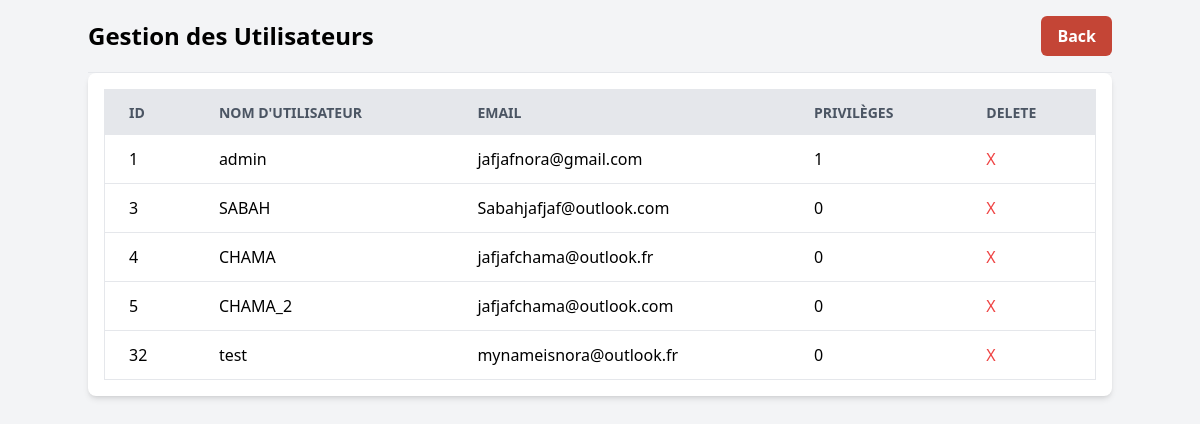
Before: /admin/admin_users_manager with the older database file.
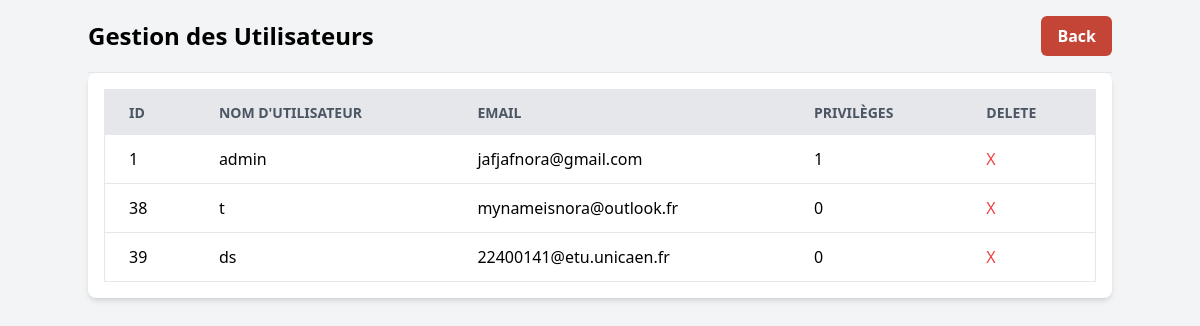
After: the same page with the newer database file.
### tables this page shows
CREATE TABLE users (
    id INTEGER PRIMARY KEY AUTOINCREMENT,
    username TEXT UNIQUE NOT NULL,
    password TEXT NOT NULL,
    email TEXT UNIQUE,              
    is_admin INTEGER DEFAULT 0       
);

### routes/admin.py (the view)
@admin_blueprint.route("/admin_users_manager")
def gestion_users():
    users = db_manager.get_users()
    return render_template('admin_users_manager.html', users=users)

### managers/database_manager.py (called while the page is built)
    def _connect(self):
        return sqlite3.connect(self.db_path)

    def get_users(self):
        conn = self._connect()
        cursor = conn.cursor()
        cursor.execute('SELECT id, username, email, is_admin FROM users')
        users = cursor.fetchall()
        conn.close()
        return users

### templates/admin_users_manager.html (shortened to what this page needs)
<!DOCTYPE html>
<html lang="en">
  <head>
    <script src="https://cdn.tailwindcss.com"></script>
    <link
      href="{{ url_for('static', filename='output.css') }}"
      rel="stylesheet"
    />
  </head>
  <body class="bg-gray-100 p-4">
    <div class="container mx-auto">
      <header class="flex justify-between items-center pb-4 border-b">
        <h1 class="text-2xl font-bold">Gestion des Utilisateurs</h1>
        <button
          onclick="location.href='{{ url_for('admin.admin', username='admin') }}'"
          class="btn-custom text-white px-4 py-2 rounded-md"
        >
          Back
        </button>
      </header>
      <div class="overflow-x-auto bg-white rounded-lg shadow-md p-4">
        <table class="min-w-full bg-white border border-gray-200">
          <thead>
            <tr
              class="bg-gray-200 text-gray-600 uppercase text-sm leading-normal"
            >
              <th class="py-3 px-6 text-left">ID</th>
              <th class="py-3 px-6 text-left">Nom d'utilisateur</th>
              <th class="py-3 px-6 text-left">Email</th>
              <th class="py-3 px-6 text-left">Privilèges</th>
              <th class="py-3 px-6 text-left">Delete</th>
            </tr>
          </thead>
          <tbody>
            {% for user in users %}
            <tr class="border-b border-gray-200 hover:bg-gray-100">
              <td class="py-3 px-6">{{ user[0] }}</td>
              <td class="py-3 px-6">{{ user[1] }}</td>
              <td class="py-3 px-6">{{ user[2] }}</td>
              <td class="py-3 px-6">{{ user[3] }}</td>
              <td class="py-3 px-6">
                <form
                  action="{{ url_for('admin.delete_user', user_id=user[0]) }}"
                  method="POST"
                >
                  <button type="submit" class="text-red-500 hover:underline">
                    X
                  </button>
                </form>
              </td>
            </tr>
            {% endfor %}
          </tbody>
        </table>
      </div>
    </div>
  </body>
</html>

Changed rows visible on the page:
removed users: id "3", username "SABAH", email "Sabahjafjaf@outlook.com", is_admin "0"
removed users: id "4", username "CHAMA", email "jafjafchama@outlook.fr", is_admin "0"
removed users: id "5", username "CHAMA_2", email "jafjafchama@outlook.com", is_admin "0"
removed users: id "32", username "test", email "mynameisnora@outlook.fr", is_admin "0"
added users: id "38", username "t", email "mynameisnora@outlook.fr", is_admin "0"
added users: id "39", username "ds", email "22400141@etu.unicaen.fr", is_admin "0"
